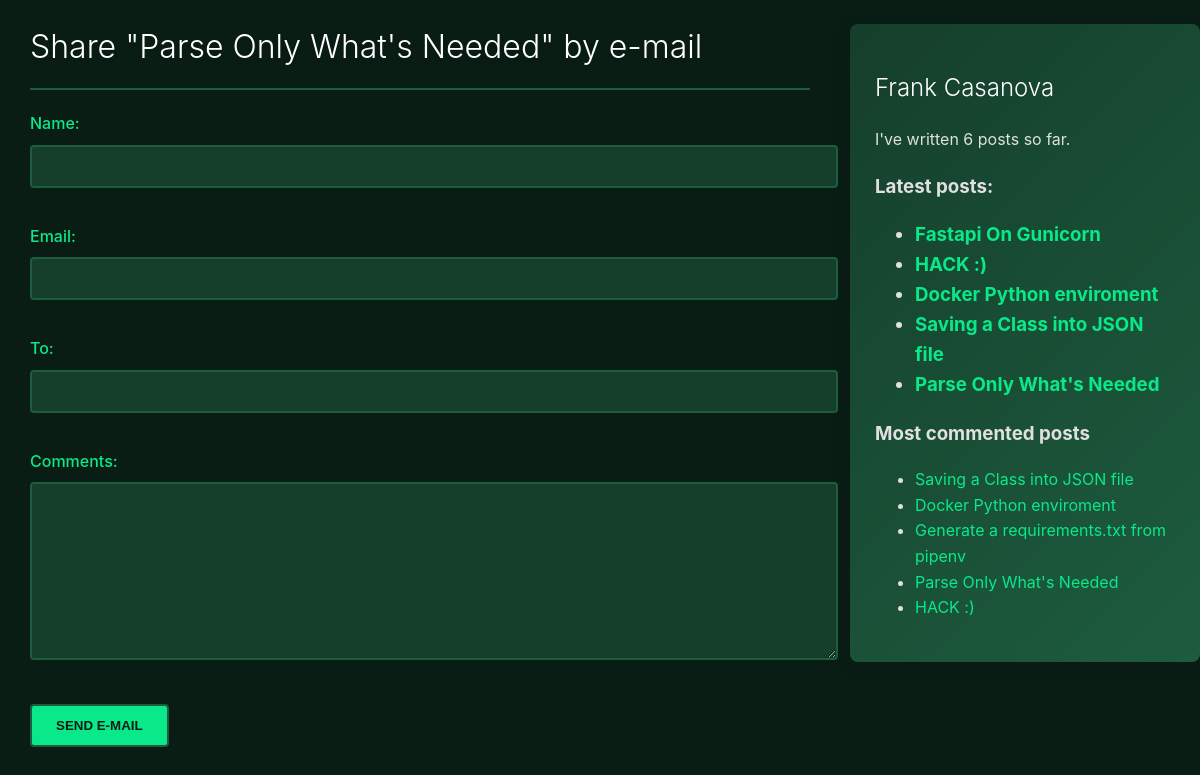
Page /2/share/ on the earlier database version.
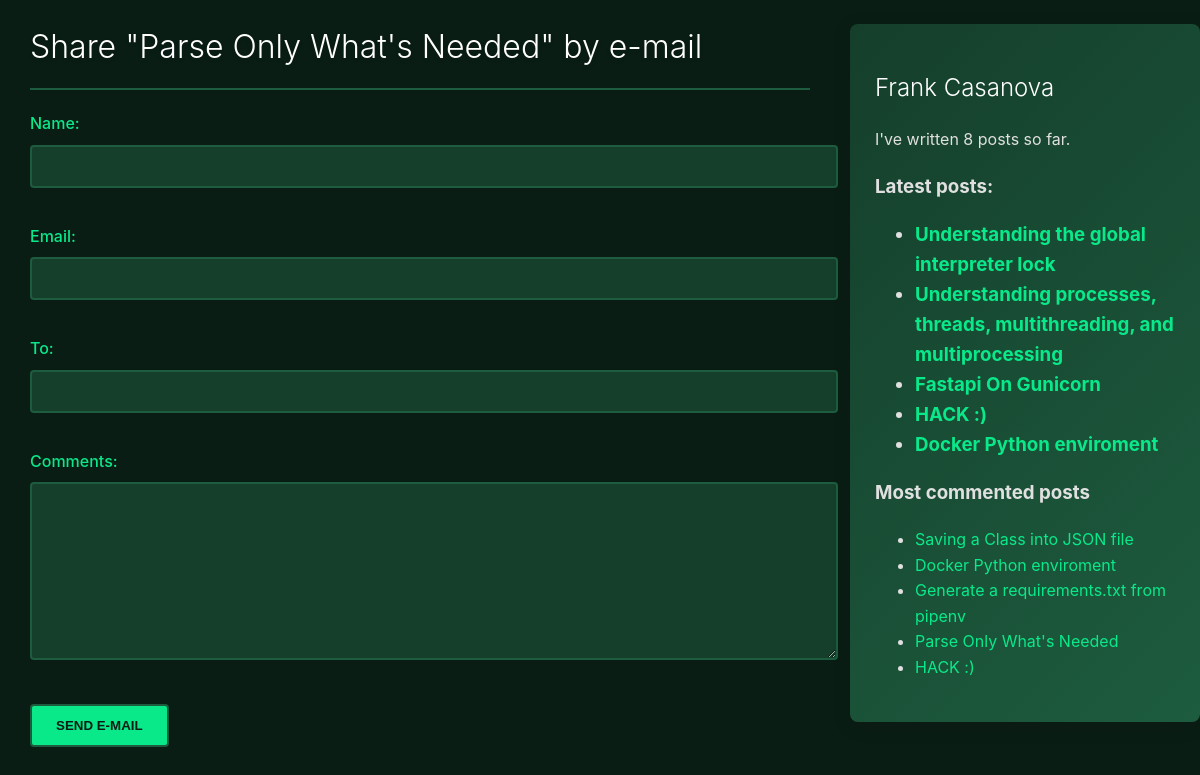
Same page on the later database version.
### blog/models.py (models this page shows, shortened)
class Post_djb(models.Model):
    class Status(models.TextChoices):
        DRAFT = 'd', 'Draft'
        PUBLISHED = 'p', 'Published'
    title = models.CharField(max_length=87)
    slug = models.SlugField(max_length=87, unique_for_date='publish')
    author = models.ForeignKey(settings.AUTH_USER_MODEL, on_delete=models.CASCADE, related_name='blog_posts')
    body = models.TextField()
    publish = models.DateTimeField(default=timezone.now)
    created = models.DateTimeField(auto_now_add=True)
    updated = models.DateTimeField(auto_now=True)
    status = models.CharField(max_length=1, choices=Status.choices, default=Status.DRAFT)
    objects = models.Manager()
    published = PublishedManager()
    tags = TaggableManager()
    class Meta:
        ordering = ['-publish']
        indexes = [
            models.Index(fields=['-publish']),
        ]
    def get_absolute_url(self):
        return reverse("blog:post_detail", args=[
            self.publish.year,
            self.publish.month,
            self.publish.day,
            self.slug
            ])

### blog/views.py (the view)
# urls.py: path('<int:post_id>/share/', views.post_share, name='post_share'),
def post_share(request, post_id):
    post = get_object_or_404(
        Post_djb,
        id=post_id,
        status=Post_djb.Status.PUBLISHED
    )
    sent = False
    if request.method == 'POST':
        form = EmailPostForm(request.POST)
        if form.is_valid():
            cd = form.cleaned_data
            post_url = request.build_absolute_uri(
                post.get_absolute_url()
            )
            subject = (
                f"{cd['name']} ({cd['email']}) "
                f"recommends you read {post.title}"
            )
            message = (
                f"Read {post.title} at {post_url}\n\n"
                f"{cd['name']}'s comments: {cd['comments']}"
            )
            send_mail(
                subject=subject,
                message=message,
                from_email=None,
                recipient_list=[cd['to']],
            )
            sent = True
    else:
        form = EmailPostForm()
    return render(
        request,
        'blog/post/share.html',
        {
            'post': post,
            'form': form,
            'sent': sent
        },
    )

### blog/forms.py
class EmailPostForm(forms.Form):
    name = forms.CharField(max_length=25)
    email = forms.EmailField()
    to = forms.EmailField()
    comments = forms.CharField(required=True, widget=forms.Textarea)

### blog/models.py (called while the page is built)
    def get_queryset(self):
        return super().get_queryset().filter(status=Post_djb.Status.PUBLISHED)

### blog/templatetags/blog_tags.py (called while the page is built)
@register.simple_tag
def total_posts():
    return Post_djb.objects.count()

@register.inclusion_tag('blog/post/latest_posts.html')
def show_latest_posts(count=5):
    latest_posts = Post_djb.published.order_by('-publish')[:count]
    return {'latest_posts': latest_posts}

@register.simple_tag
def get_most_commented_posts(count=5):
    return Post_djb.published.annotate(total_comments=Count('comments')).order_by('-total_comments')[:count]

### blog/templates/blog/post/share.html (shortened to what this page needs)
{% extends "blog/base.html" %}
{% block content %}
  {% if sent %}
    <h1>E-mail successfully sent</h1>
    <p>
      "{{ post.title }}" was successfully sent to {{ form.cleaned_data.to }}.
    </p>
      <p>
            <a href="{% url 'blog:post_list' %}" class="btn btn-secondary">Back to Blog List</a>
    </p>
  {% else %}
    <h1>Share "{{ post.title }}" by e-mail</h1>
    <form method="post" novalidate>
      {{ form.as_p }}
      <input type="submit" value="Send e-mail">
    </form>
  {% endif %}
{% endblock %}

### blog/templates/blog/base.html (shortened to what this page needs)
{% load blog_tags %}
{% load static %}
<!DOCTYPE html>
<html>
<head>
  <link href="{% static "css/style.css" %}" rel="stylesheet">
</head>
<body>
  <div id="content">
    {% block content %}
    {% endblock %}
  </div>
  <div id="sidebar">
    <h2>Frank Casanova</h2>
    <p>I've written {% total_posts %} posts so far.</p>
    <h3>Latest posts:<h3>
    {% show_latest_posts 5 %}
    <h3>Most commented posts</h3>
    {% get_most_commented_posts as most_commented_posts %}
    <ul>
      {% for post in most_commented_posts %}
        <li>
          <a href="{{ post.get_absolute_url }}">{{ post.title }}</a>
        </li>
      {% endfor %}
    </ul>
  </div>
</body>
</html>

### blog/templates/blog/post/latest_posts.html
<ul>
    {% for post in latest_posts %}
      <li>
        <a href="{{ post.get_absolute_url }}">{{ post.title }}</a>
      </li>
    {% endfor %}
  </ul>

Differences in the rows shown:
no longer on one of the page's lists (row unchanged): Post_djb: title "Parse Only What's Needed"
no longer on one of the page's lists (row unchanged): Post_djb: title "Saving a Class into JSON file"
added Post_djb: title "Understanding the global interpreter lock", shown under "Latest posts:"
added Post_djb: title "Understanding processes, threads, multithreading, and multiprocessing", shown under "Latest posts:"
Other differences:
text no longer shown: "6"
text now shown: "8"
